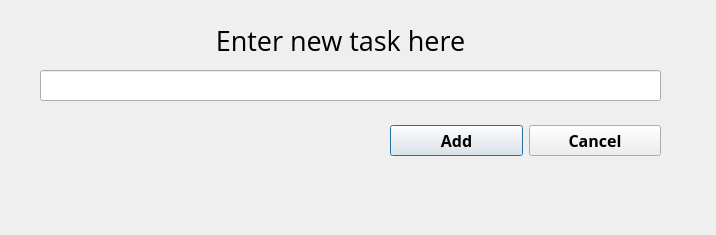
<?xml version="1.0" encoding="UTF-8"?>
<ui version="4.0">
 <class>Dialog</class>
 <widget class="QDialog" name="Dialog">
  <property name="geometry">
   <rect>
    <x>0</x>
    <y>0</y>
    <width>716</width>
    <height>235</height>
   </rect>
  </property>
  <property name="windowTitle">
   <string>Dialog</string>
  </property>
  <widget class="QLabel" name="Dialoglabel">
   <property name="geometry">
    <rect>
     <x>210</x>
     <y>20</y>
     <width>261</width>
     <height>41</height>
    </rect>
   </property>
   <property name="font">
    <font>
     <family>Open Sans</family>
     <pointsize>20</pointsize>
     <weight>50</weight>
     <bold>false</bold>
    </font>
   </property>
   <property name="text">
    <string>Enter new task here</string>
   </property>
   <property name="alignment">
    <set>Qt::AlignCenter</set>
   </property>
  </widget>
  <widget class="clickableLineEdit" name="newTaskLine">
   <property name="geometry">
    <rect>
     <x>40</x>
     <y>70</y>
     <width>621</width>
     <height>31</height>
    </rect>
   </property>
   <property name="font">
    <font>
     <family>Open Sans</family>
     <pointsize>14</pointsize>
    </font>
   </property>
   <property name="clearButtonEnabled">
    <bool>true</bool>
   </property>
  </widget>
  <widget class="QWidget" name="layoutWidget">
   <property name="geometry">
    <rect>
     <x>390</x>
     <y>110</y>
     <width>271</width>
     <height>61</height>
    </rect>
   </property>
   <layout class="QHBoxLayout" name="horizontalLayout">
    <item>
     <widget class="QPushButton" name="addButton">
      <property name="font">
       <font>
        <family>Open Sans</family>
        <pointsize>12</pointsize>
        <weight>75</weight>
        <bold>true</bold>
       </font>
      </property>
      <property name="text">
       <string>Add</string>
      </property>
     </widget>
    </item>
    <item>
     <widget class="QPushButton" name="cancelButton">
      <property name="font">
       <font>
        <family>Open Sans</family>
        <pointsize>12</pointsize>
        <weight>75</weight>
        <bold>true</bold>
       </font>
      </property>
      <property name="text">
       <string>Cancel</string>
      </property>
     </widget>
    </item>
   </layout>
  </widget>
 </widget>
 <customwidgets>
  <customwidget>
   <class>clickableLineEdit</class>
   <extends>QLineEdit</extends>
   <header>clickableLineEdit.h</header>
  </customwidget>
 </customwidgets>
 <resources/>
 <connections/>
</ui>
